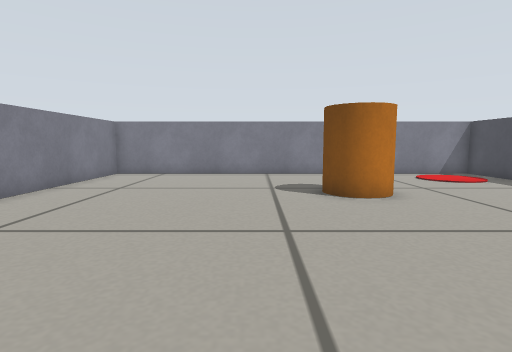
View 1 (above)

19 first-person views from a walk through a Gazebo world. The camera is 0.29 m above the floor, tilts 6° down and sees 80° across. The floor is counted in squares, 0.2 m on a side. Each view is taken from the middle of a square. On the plan, view 1 faces up. The plan holds only what a view shows up to about 14 squares ahead; the rest is blank.

View 2
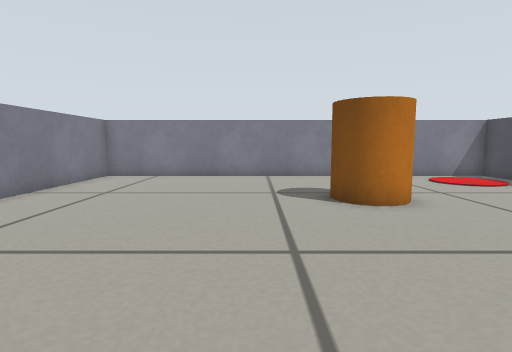

View 3
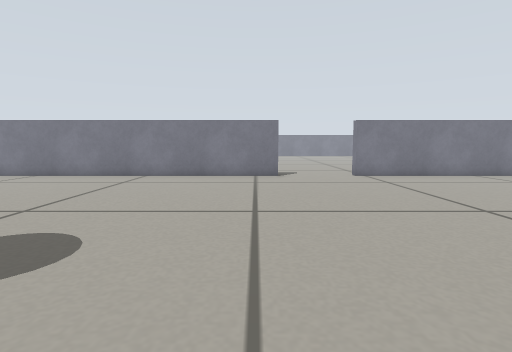

View 4
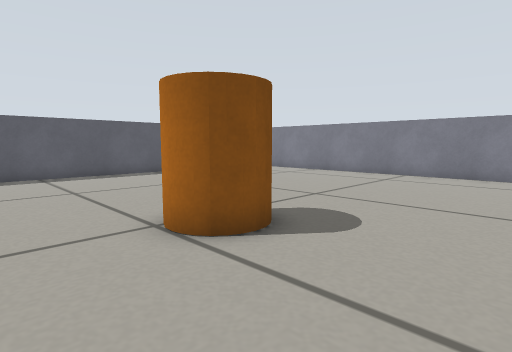

View 5
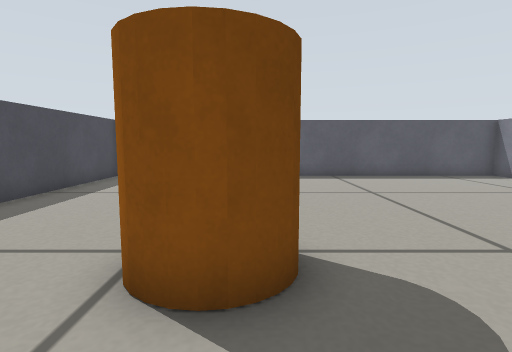

View 6
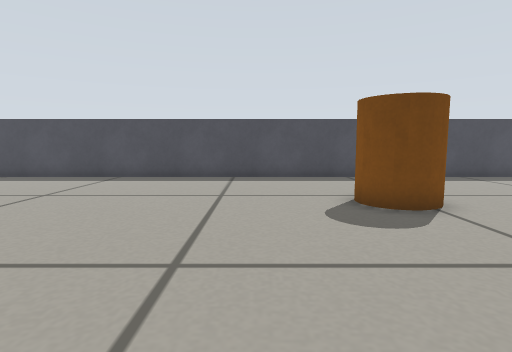

View 7
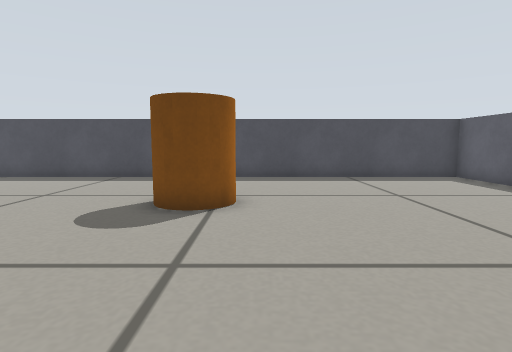

View 8
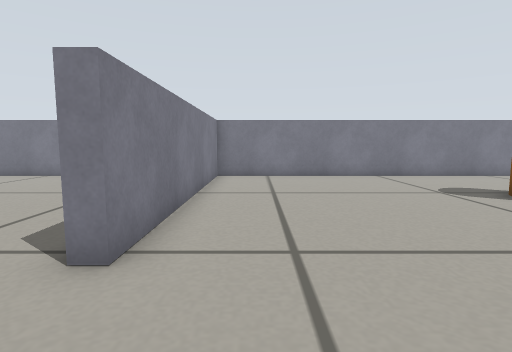

View 9
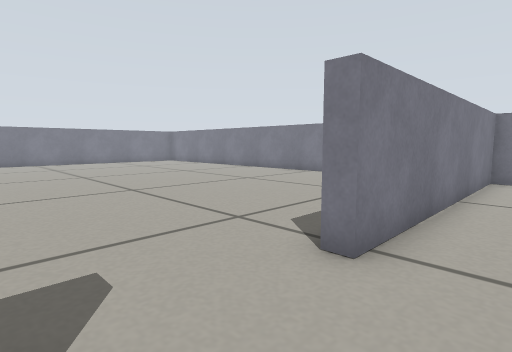

View 10
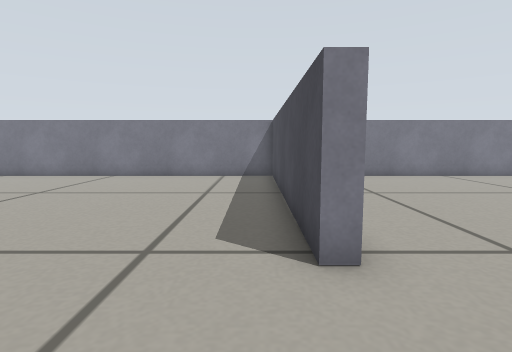

View 11
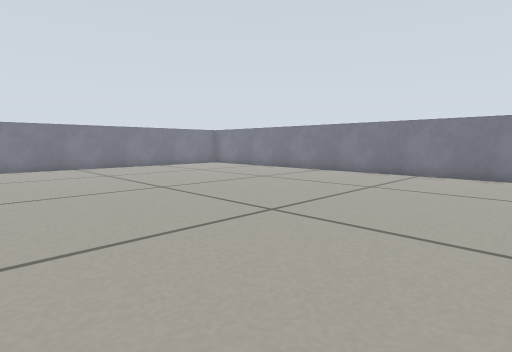

View 12
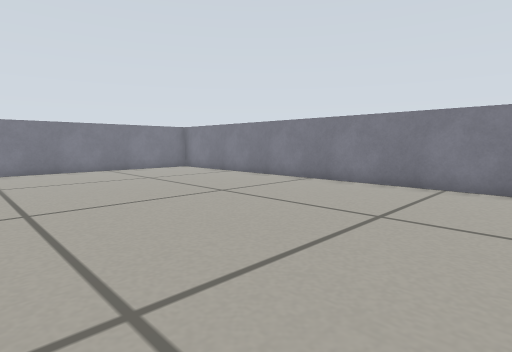

View 13
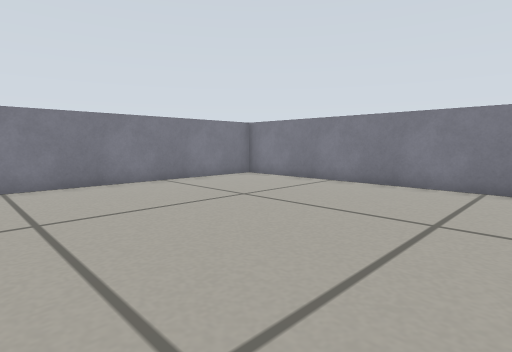

View 14
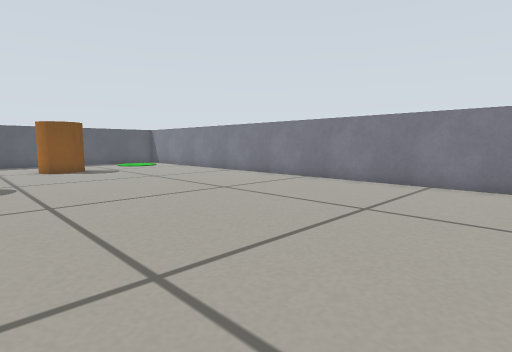

View 15
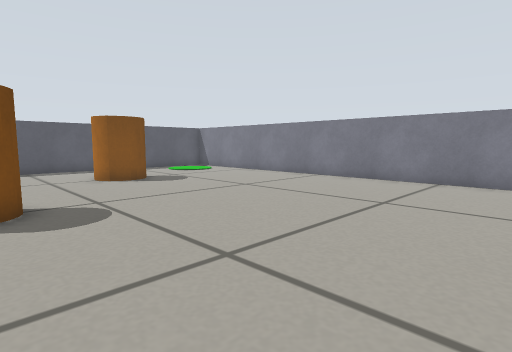

View 16
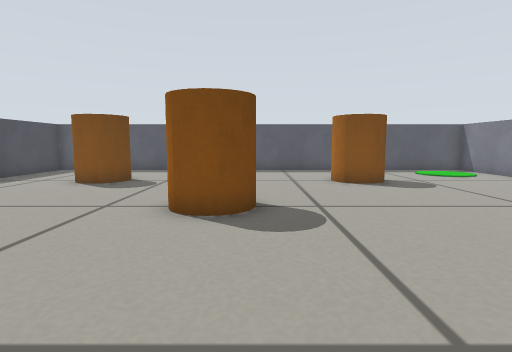

View 17
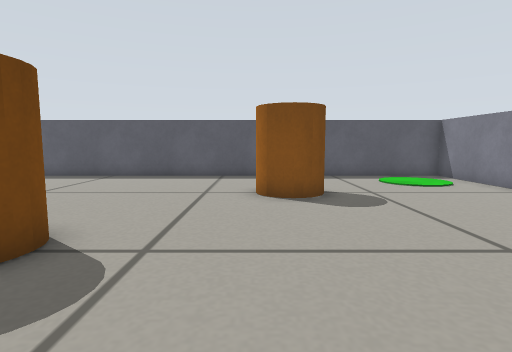

View 18
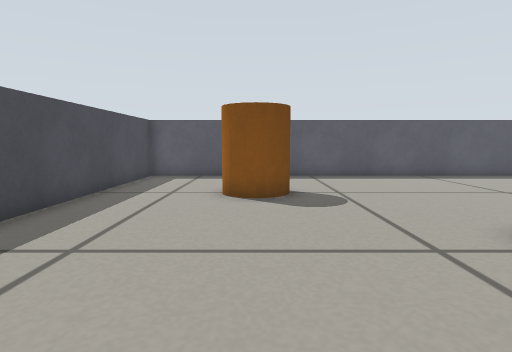

View 19
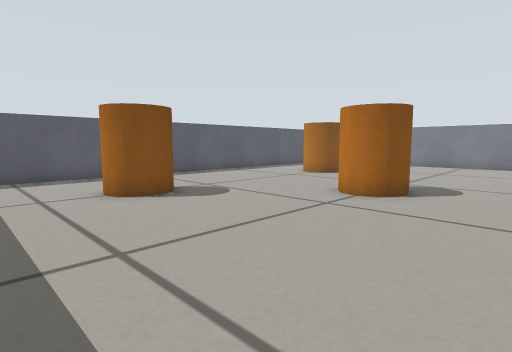

### Floor plan
Key: @ floor where view 1 was taken; # wall or solid block; . floor; P pillar.
Columns run from 29 left of view 1 to 10 right of it. Each row starts with its distance up from view 1.
 15   ######################################
 14   ....................#.............. .#
 13 #.....................#..............  #
 12 #.....................#.............. .#
 11 #.....................#.......... .....#
 10 #.....................#.........P .....#
  9 #.....................#........P P.....#
  8 #.....................#.........P......#
  7 #.....................#................#
  6 #.....................#................#
  5 #.....................#................#
  4 #......................................#
  3 #......................................#
  2 #......................................#
  1 #......................................#
  0 #................. .  #......@.........#
 -1 #................... .#................#
 -2 #.................... #................#
 -3 #.....................#................#
 -4 #...........P.........#..........PP....#
 -5 #..........P P........#..........PP....#
 -6   ..........P.........#................#
 -7    ...................#................#
 -8   ....................#................#
 -9  ......P.........P....#................#
-10  .....P P.......P P...#................#
-11 #...... ......... ....#................#
-12 #. ...  ..............#................#
-13 #  ... ...............#................#
-14 #. ...................#................#
-15 ########################################

Positions as (right, up) in squares from view 1, and headings:
1: (0, 0), facing up
2: (0, 1), facing up
3: (7, 0), facing left
4: (8, 0), facing down-left
5: (4, -1), facing down
6: (-3, -1), facing right
7: (-3, -6), facing right
8: (-5, 1), facing up
9: (-5, 1), facing up-left
10: (-8, 1), facing up
11: (-10, 0), facing up-left
12: (-12, 4), facing up-left
13: (-18, 4), facing up-left
14: (-18, 8), facing down-left
15: (-17, 3), facing down-left
16: (-18, 2), facing down
17: (-21, -1), facing down
18: (-12, -1), facing down
19: (-8, -1), facing down-left
